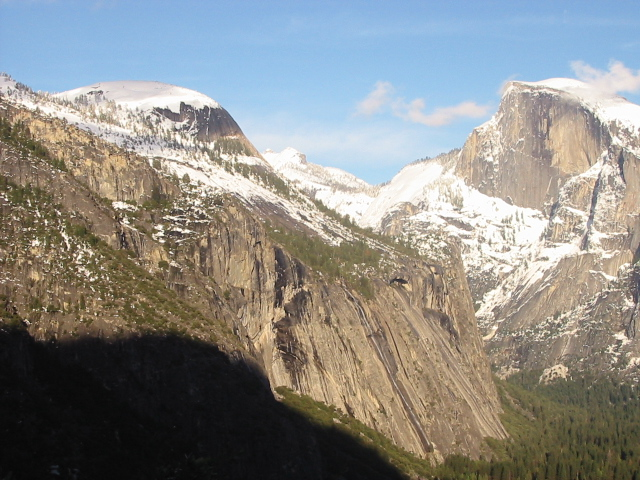
#> input picture 模式识别/模式识别课程第一次作业/images/yosemite1.jpg, 640 x 480 px, found by its file name
$ python sfit.py   (older library calls are emulated)
#> lines starting #> are read from the running program, lines starting #| are printed output that depends on the picture; after the words box and inside, x2 and y2 are one past the last pixel; in counts of white or black regions, pixels touching at a corner belong together
import cv2
import numpy as np
import matplotlib.pyplot as plt
import skimage.feature
import scipy.ndimage
import skimage.util.shape
def get_sift(image1,image2):

    #创建sift检测器
    sift = cv2.SIFT_create()

    # 计算特征点和sift描述子
    keypoints1, descriptors1 = sift.detectAndCompute(image1, None)
    keypoints2, descriptors2 = sift.detectAndCompute(image2, None)

    # BFMatcher匹配,
    bf = cv2.BFMatcher()
    # matches = bf.match(descriptors1, descriptors2)
    # matches = sorted(matches, key = lambda x:x.distance)(不筛选效果不好)

    # 进行筛选
    matches_knn = bf.knnMatch(descriptors1, descriptors2, k=2)
    matches = []
    for m, n in matches_knn:
        if m.distance < 0.75 * n.distance:
            matches.append(m)

    # 绘制匹配结果
    image_match = cv2.drawMatches(image1, keypoints1, image2, keypoints2, matches[:50], None, flags=2)
    return [keypoints1,keypoints2],[descriptors1,descriptors2],image_match,matches

# RANSAC 求解仿射变换矩阵
def ransac(keypoints1, keypoints2, matches, num_iterations=5000, tolerance=5.0):

    # 仅使用指定数量的较好的匹配点进行 RANSAC(效果不好)
    # matches = matches[:min(len(matches),points_num)]

    # 记录仿射变换矩阵
    matrix = None
    max_inliers = 0

    # 将关键点转换为点坐标
    src_pts = np.float32([keypoints1[m.queryIdx].pt for m in matches])
    dst_pts = np.float32([keypoints2[m.trainIdx].pt for m in matches])

    # 直接调库(直接调库效果稳定)
    # matrix ,_= cv2.findHomography(src_pts, dst_pts, cv2.RANSAC, 5.0)
    # return matrix

    # 以下手动实现出现了有可能每次运行,其中会有几次效果不好的情况,效果不稳定
    for _ in range(num_iterations):
        # 随机选择 4 个点
        indices = np.random.choice(len(src_pts), 4, replace=False)
        src_sample = src_pts[indices]
        dst_sample = dst_pts[indices]

        M, _ = cv2.findHomography(src_sample, dst_sample)
        projected_pts = cv2.perspectiveTransform(src_pts.reshape(-1, 1, 2), M)
        distances = np.linalg.norm(projected_pts.squeeze() - dst_pts, axis=1)

        # 统计在范围内的内点数量
        inliers = np.sum(distances < tolerance)
        # 更新最佳模型
        if inliers > max_inliers:
            max_inliers = inliers
            matrix = M

    return matrix


def stitch(image1, image2, matrix):
    h1, w1, _ = image1.shape
    h2, w2, _ = image2.shape
    corners = np.array([
        [0, 0],
        [0, h2],
        [w2, h2],
        [w2, 0]
    ], dtype=np.float32).reshape(-1, 1, 2)
    transformed_corners = cv2.perspectiveTransform(corners, matrix).reshape(-1, 2)

    all_corners = np.concatenate((transformed_corners, np.array([[0, 0], [0, h1], [w1, h1], [w1, 0]], dtype=np.float32)), axis=0)
    min_x = min(all_corners[:, 0])
    min_y = min(all_corners[:, 1])
    max_x = max(all_corners[:, 0])
    max_y = max(all_corners[:, 1])
    shift = [-min_x, -min_y]
    size = (int(max_x - min_x), int(max_y - min_y))

    T = np.array([[1, 0, shift[0]], [0, 1, shift[1]], [0, 0, 1]])
    M_final = np.dot(T, matrix)

    stitched_image = cv2.warpPerspective(image1, M_final, size)
    stitched_image[int(shift[1]):int(shift[1])+h2, int(shift[0]):int(shift[0])+w2] = image2

    stitched_gray = cv2.cvtColor(stitched_image, cv2.COLOR_BGR2GRAY)
    _, thresh = cv2.threshold(stitched_gray, 1, 255, cv2.THRESH_BINARY)
    _,contours, _ = cv2.findContours(thresh, cv2.RETR_EXTERNAL, cv2.CHAIN_APPROX_SIMPLE)
    x, y, w, h = cv2.boundingRect(contours[0])
    stitched_image = stitched_image[y:y+h, x:x+w]
    return stitched_image


def resize_image(image1, image2): # 将image2 resize 和 image2 同等大小
    # 获取图像1的尺寸
    h1, w1, _ = image1.shape

    # 调整图像2的大小为图像1的大小
    resized_image2 = cv2.resize(image2, (w1, h1))

    return resized_image2

img1 = cv2.imread('images\\yosemite1.jpg')
#> img1 is the input picture: shape (480, 640, 3); mean B, G, R 135.4, 139.3, 139.5
img2 = cv2.imread('images\\yosemite2.jpg')
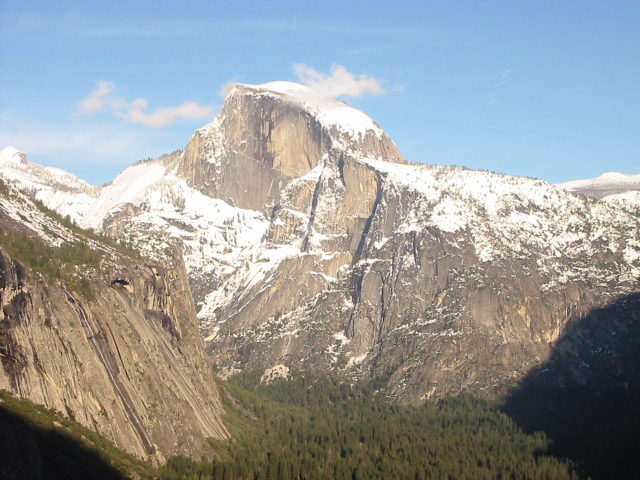
#> input picture 模式识别/模式识别课程第一次作业/images/yosemite2.jpg, 640 x 480 px, found by its file name
#> img2 is the input picture: shape (480, 640, 3); mean B, G, R 155.6, 155.5, 151.7
img3 = cv2.imread('images\\yosemite3.jpg')
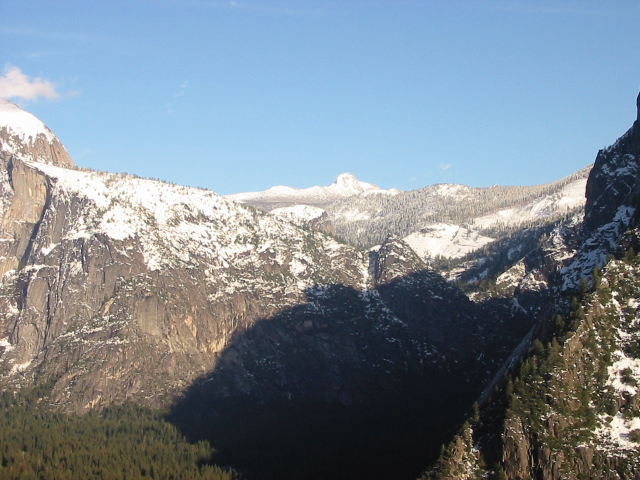
#> input picture 模式识别/模式识别课程第一次作业/images/yosemite3.jpg, 640 x 480 px, found by its file name
#> img3 is the input picture: shape (480, 640, 3); mean B, G, R 145.3, 135.4, 123.3
img4 = cv2.imread('images\\yosemite4.jpg')
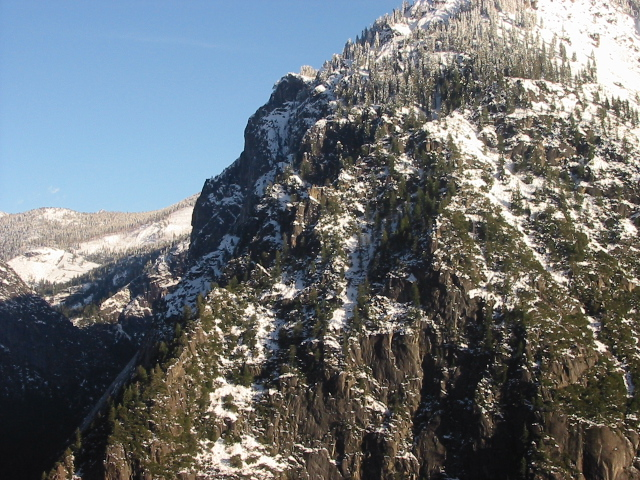
#> input picture 模式识别/模式识别课程第一次作业/images/yosemite4.jpg, 640 x 480 px, found by its file name
#> img4 is the input picture: shape (480, 640, 3); mean B, G, R 115.4, 112.1, 107.1

keypoints_sift,descritor_sift,image_match_sift ,matches= get_sift(img1 ,img2)
#> in get_sift, `keypoints1, descriptors1 = sift.detectAndCompute(image1, None)`: keypoints1 = 2504 keypoints; strongest (x, y, size): (6, 199, 1.9), (78, 246, 2.1), (74, 255, 1.9), (46, 222, 2.2)
#> in get_sift, `keypoints2, descriptors2 = sift.detectAndCompute(image2, None)`: keypoints2 = 2343 keypoints; strongest (x, y, size): (604, 239, 2.2), (545, 197, 2.2), (573, 230, 1.9), (118, 241, 2.2)
#> in get_sift, `matches_knn = bf.knnMatch(descriptors1, descriptors2, k=2)`: matches_knn = 2504 matches
#> after the loop in get_sift, `for m, n in matches_knn:`: matches = 926 matches
#> keypoints_sift = 2 items; descritor_sift = 2 items; matches = 926 matches
matrix = ransac(keypoints_sift[0],keypoints_sift[1],matches)
#> in ransac, `src_pts = np.float32([keypoints1[m.queryIdx].pt for m in matches])`: src_pts = 926 pairs, first value 89.08 to 637, second value 82.73 to 475.7
#> in ransac, `dst_pts = np.float32([keypoints2[m.trainIdx].pt for m in matches])`: dst_pts = 926 pairs, first value 8.17 to 596.8, second value 85.41 to 476.1
#> the loop in ransac, `for _ in range(num_iterations):` made 5000 passes
#> (indices, inliers, max_inliers) on passes 1 to 2: ([308, 352, 665, 910], 171, 171), ([775, 53, 57, 679], 921, 921)
#> (indices, inliers) on passes 4, 9, 10, 12, 13, 14: ([227, 737, 12, 684], 824), ([774, 665, 902, 379], 921), ([475, 694, 672, 537], 921), ([308, 847, 96, 865], 921), ([154, 72, 522, 240], 921), ([539, 632, 236, 198], 921)
#> after the loop in ransac, `for _ in range(num_iterations):`: max_inliers = 921
#> matrix = [[1.06, 0.00145, -299.1], [0.026, 1.05, -10.71], [8.81e-05, 3.25e-05, 1]]
stitched_image1 = stitch(img1, img2, matrix)
#> in stitch, `transformed_corners = cv2.perspectiveTransform(corners, matrix).reshap..`: transformed_corners = [[-299.1, -10.71], [-293.8, 484.8], [356.8, 474.8], [361.4, 5.62]]
#> in stitch, `all_corners = np.concatenate((transformed_corners, np.array([[0, 0], [..`: all_corners = [[-299.1, -10.71], [-293.8, 484.8], [356.8, 474.8], [361.4, 5.62], [0, 0], [0, 480], [640, 480], [640, 0]]
#> in stitch, `min_x = min(all_corners[:, 0])`: min_x = -299.1
#> in stitch, `min_y = min(all_corners[:, 1])`: min_y = -10.71
#> in stitch, `max_x = max(all_corners[:, 0])`: max_x = 640
#> in stitch, `max_y = max(all_corners[:, 1])`: max_y = 484.8
#> in stitch, `shift = [-min_x, -min_y]`: shift = [299.1, 10.71]
#> in stitch, `size = (int(max_x - min_x), int(max_y - min_y))`: size = (939, 495)
#> in stitch, `T = np.array([[1, 0, shift[0]], [0, 1, shift[1]], [0, 0, 1]])`: T = [[1, 0, 299.1], [0, 1, 10.71], [0, 0, 1]]
#> in stitch, `M_final = np.dot(T, matrix)`: M_final = [[1.09, 0.0112, -1.25e-05], [0.0269, 1.05, 2.79e-07], [8.81e-05, 3.25e-05, 1]]
#> in stitch, `_, thresh = cv2.threshold(stitched_gray, 1, 255, cv2.THRESH_BINARY)`:
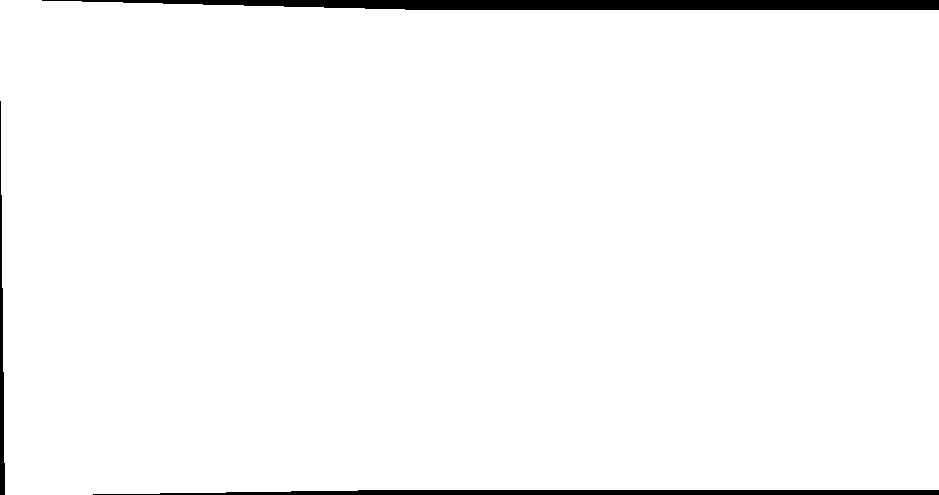
#> thresh: shape (495, 939); 97.5% white; 3 black regions
#> in stitch, `_,contours, _ = cv2.findContours(thresh, cv2.RETR_EXTERNAL, cv2.CHAIN_..`: contours = 1 contour; box (x1, y1, x2, y2) and area: (0, 0, 939, 495) 451604
#> in stitch, `x, y, w, h = cv2.boundingRect(contours[0])`: x = 0; w = 939; h = 495

stitched_image1 = resize_image(img3,stitched_image1)
keypoints_sift,descritor_sift,image_match_sift ,matches= get_sift(stitched_image1 ,img3)
#> in get_sift (call 2), `keypoints1, descriptors1 = sift.detectAndCompute(image1, None)`: keypoints1 = 2633 keypoints; strongest (x, y, size): (69, 282, 2.1), (117, 230, 3.4), (119, 244, 2.5), (45, 216, 1.8)
#> in get_sift (call 2), `keypoints2, descriptors2 = sift.detectAndCompute(image2, None)`: keypoints2 = 1957 keypoints; strongest (x, y, size): (614, 293, 3.4), (615, 302, 3.3), (632, 390, 5.5), (599, 346, 2.1)
#> in get_sift (call 2), `matches_knn = bf.knnMatch(descriptors1, descriptors2, k=2)`: matches_knn = 2633 matches
#> after the loop in get_sift (call 2), `for m, n in matches_knn:`: matches = 257 matches
#> matches = 257 matches
matrix = ransac(keypoints_sift[0],keypoints_sift[1],matches)
#> the loop in ransac (call 2), `for _ in range(num_iterations):` made 5000 passes
#> (indices, inliers, max_inliers) on pass 1: ([233, 127, 10, 131], 245, 245)
#> (inliers, max_inliers) on pass 378: (246, 246)
#> matrix = [[1.55, -0.00155, -669.7], [0.0565, 1.09, -35.51], [7.98e-05, 1.05e-05, 1]]
stitched_image2 = stitch(stitched_image1 ,img3, matrix)
#> in stitch (call 2), `_, thresh = cv2.threshold(stitched_gray, 1, 255, cv2.THRESH_BINARY)`: thresh: shape (532, 1309); 93% white; 2 black regions
#> in stitch (call 2), `_,contours, _ = cv2.findContours(thresh, cv2.RETR_EXTERNAL, cv2.CHAIN_..`: contours = 1 contour; box (x1, y1, x2, y2) and area: (0, 0, 1309, 528) 645558

stitched_image2 = resize_image(img4,stitched_image2)
#> in resize_image (call 2), `resized_image2 = cv2.resize(image2, (w1, h1))`:
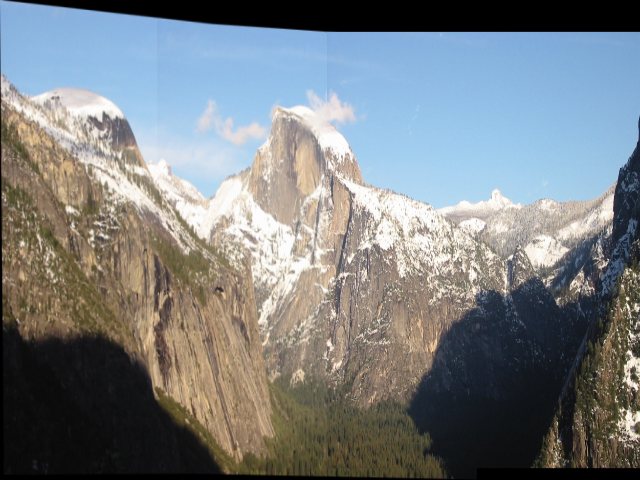
#> resized_image2: shape (480, 640, 3); mean B, G, R 129.6, 126.9, 121.8
keypoints_sift,descritor_sift,image_match_sift ,matches= get_sift(stitched_image2 ,img4)
#> in get_sift (call 3), `keypoints1, descriptors1 = sift.detectAndCompute(image1, None)`: keypoints1 = 2341 keypoints; strongest (x, y, size): (627, 299, 2.3), (629, 352, 3.2), (628, 307, 1.9), (622, 286, 2)
#> in get_sift (call 3), `keypoints2, descriptors2 = sift.detectAndCompute(image2, None)`: keypoints2 = 3676 keypoints; strongest (x, y, size): (583, 311, 2.7), (489, 391, 2.1), (207, 417, 2.2), (379, 297, 2.3)
#> in get_sift (call 3), `matches_knn = bf.knnMatch(descriptors1, descriptors2, k=2)`: matches_knn = 2341 matches
#> after the loop in get_sift (call 3), `for m, n in matches_knn:`: matches = 26 matches
#> in get_sift (call 3), `image_match = cv2.drawMatches(image1, keypoints1, image2, keypoints2, ..`:
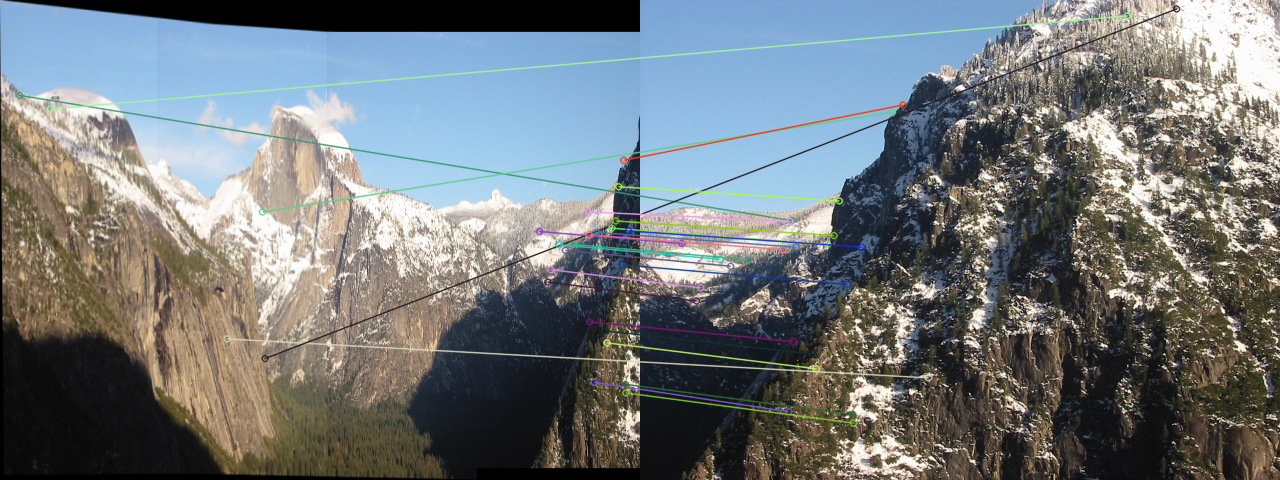
#> image_match: shape (480, 1280, 3); mean B, G, R 121.9, 119.6, 114.1
#> matches = 26 matches
matrix = ransac(keypoints_sift[0],keypoints_sift[1],matches)
stitched_image = stitch(stitched_image2, img4, matrix)
#> in stitch (call 3), `stitched_image[int(shift[1]):int(shift[1])+h2, int(shift[0]):int(shift..`: stitched_image: shape (1174, 3344, 3); mean B, G, R 72.9, 74.1, 73.7
#> in stitch (call 3), `_, thresh = cv2.threshold(stitched_gray, 1, 255, cv2.THRESH_BINARY)`: thresh: shape (1174, 3344); 61.3% white; 2 black regions, box (x1, y1, x2, y2) and area: (0, 0, 3344, 1174) 869234, (401, 0, 3344, 358) 651633
#> in stitch (call 3), `stitched_image = stitched_image[y:y+h, x:x+w]`:
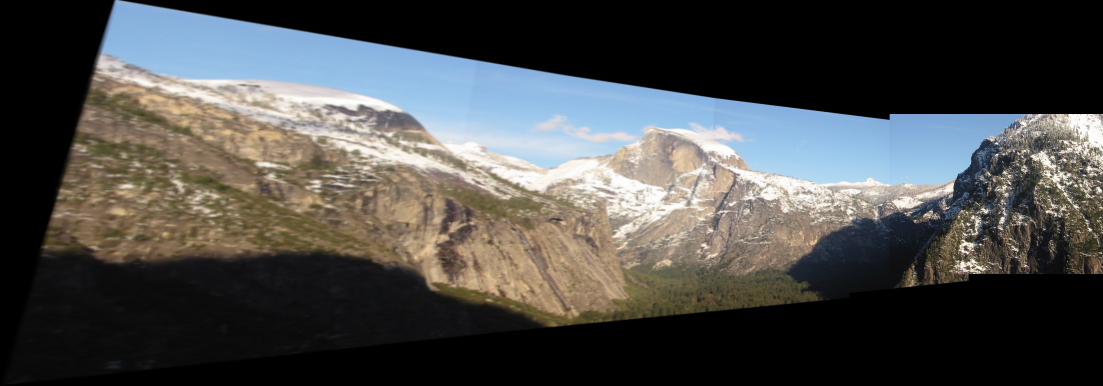
#> stitched_image: shape (1156, 3309, 3) (shown at 1/3 size); mean B, G, R 74.8, 76, 75.6

cv2.imshow('Stitche', stitched_image)
cv2.waitKey(0)
cv2.destroyAllWindows()
cv2.imwrite("results/yosemite_stitching.png",stitched_image)
